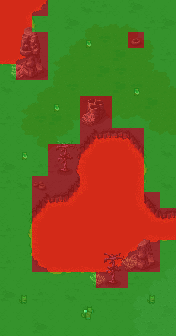

The image is a tile-based game level rendered from a .tmx file. Its description and complete source (layers, tilesets, objects, tile grids) follow:
An orthogonal 11x21 tile map with 16x16 px tiles, 7 tile layers (Tile Layer 4, Tile Layer 5, Tile Layer 6, Tile Layer 7, ...).

<map version="1.5" tiledversion="2021.02.15" orientation="orthogonal" renderorder="left-down" width="11" height="21" tilewidth="16" tileheight="16" infinite="0" nextlayerid="14" nextobjectid="1">
 <tileset firstgid="1" source="../world_tiles/tileset.tsx" />
 <layer id="10" name="Tile Layer 4" width="11" height="21">
  <data encoding="csv">
12612,12201,12202,12809,12809,12809,12809,12809,12809,12809,12809,
12612,12301,12302,12809,12809,12809,12809,12809,12809,12809,12809,
12614,12401,12402,12809,12809,12809,12809,12809,12809,12809,12809,
12714,12715,12716,12809,12809,12809,12809,12809,12809,12809,12809,
12814,12815,12816,12809,12809,12809,12809,12809,12809,12809,12809,
12809,12809,12809,12809,12809,12809,12809,12809,12809,12809,12809,
12809,12809,12809,12809,12809,12809,12809,12809,12809,12809,12809,
12809,12809,12809,12809,12809,12809,12809,12809,12809,12809,12809,
12809,12809,12809,12809,12109,12110,12111,12114,12115,12116,12809,
12809,12809,12809,12809,12209,12210,12211,12214,12215,12216,12809,
12809,12809,12809,12809,12309,12310,12612,12612,12315,12316,12809,
12809,12809,12109,12706,12707,12708,12612,12612,12601,12602,12809,
12809,12109,12110,12111,12807,12808,12612,12612,12701,12702,12703,
12809,12209,12210,12211,12612,12612,12612,12612,12801,12802,12803,
12809,12309,12310,12612,12612,12612,12612,12101,12102,12103,12104,
12809,12609,12610,12611,12612,12613,12614,12201,12202,12203,12204,
12809,12709,12710,12711,12712,12713,12714,12715,12716,12809,12809,
12809,12809,12810,12811,12812,12813,12814,12815,12816,12809,12809,
12809,12809,12809,12809,12809,12809,12809,12809,12809,12809,12809,
12809,12809,12809,12809,12809,12809,12809,12809,12809,12809,12809,
12809,12809,12809,12809,12809,12809,12809,12809,12809,12809,12809
</data>
 </layer>
 <layer id="11" name="Tile Layer 5" width="11" height="21">
  <data encoding="csv">
0,0,0,0,0,12830,12927,0,12828,0,0,
0,0,0,0,12828,12751,12752,12753,12754,12927,12828,
0,0,0,0,12850,12851,13027,12853,12854,12855,0,
0,0,0,12850,12851,12951,13052,13128,12954,12955,12927,
0,0,12927,12950,12951,13052,13128,13027,13052,12854,12855,
12830,0,12751,12851,13027,13052,13052,13128,13027,13052,12854,
0,12850,12851,13052,13052,13027,13153,13152,13153,13128,13052,
12927,12950,13027,13128,13154,13252,13253,13252,13253,13151,13152,
0,13150,13151,13154,13155,0,0,0,0,13251,13252,
0,13250,13251,13254,13255,0,0,0,0,0,12830,
12828,0,12927,12927,0,0,0,0,0,0,0,
12927,12830,0,0,0,0,0,0,0,0,12830,
0,0,0,0,0,0,0,0,0,0,0,
0,0,0,0,0,0,0,0,0,0,0,
12927,0,0,0,0,0,0,0,0,0,0,
0,0,0,0,0,0,0,0,0,0,0,
12927,0,0,0,0,0,0,0,0,12138,12139,
0,0,0,0,0,0,0,0,12927,12238,12239,
12828,0,12927,0,12830,12223,12927,12927,12238,12239,12339,
0,0,0,0,0,12828,12223,0,12338,12339,12328,
0,0,12828,0,0,0,0,0,12438,12328,12440
</data>
 </layer>
 <layer id="12" name="Tile Layer 6" width="11" height="21">
  <data encoding="csv">
0,0,0,0,0,0,0,0,0,0,0,
0,12873,12874,0,0,0,0,0,0,0,0,
0,12973,12974,0,0,0,0,0,0,0,0,
0,13073,13074,0,0,0,0,0,0,0,0,
0,13173,13174,0,0,0,0,0,0,0,0,
0,0,0,0,0,0,0,0,0,0,0,
0,0,0,0,0,12359,12360,0,0,0,0,
0,0,0,0,0,12459,12460,0,0,0,0,
0,0,0,12863,12864,0,0,0,0,0,0,
0,0,0,12963,12964,0,0,0,0,0,0,
0,0,0,13063,13064,0,0,0,0,0,0,
0,0,0,0,0,0,0,0,0,0,0,
0,0,0,0,0,0,0,0,0,0,0,
0,0,0,0,0,0,0,0,0,0,0,
0,0,0,0,0,0,0,0,12370,12371,0,
0,0,0,0,0,0,12863,12864,12470,12471,0,
0,0,0,0,0,0,12963,12964,12570,12571,0,
0,0,0,0,0,0,13063,13064,0,0,0,
0,0,0,0,0,0,0,0,0,0,0,
0,0,0,0,0,0,0,0,0,0,0,
0,0,0,0,0,0,0,0,0,0,0
</data>
 </layer>
 <layer id="13" name="Tile Layer 7" width="11" height="21">
  <data encoding="csv">
0,0,0,0,0,0,0,0,0,0,0,
0,0,0,0,0,0,0,0,0,0,0,
0,0,0,0,0,0,0,0,0,0,0,
0,0,0,0,0,0,0,0,0,0,0,
13468,13469,0,0,0,0,0,0,0,0,0,
0,0,0,0,0,0,0,0,0,0,0,
0,0,0,0,0,0,0,0,0,0,0,
0,0,0,0,0,13460,0,0,0,0,0,
0,0,0,0,0,0,0,0,0,0,0,
0,0,0,0,0,0,0,0,0,0,0,
0,0,0,0,0,0,0,0,0,0,0,
0,0,0,0,0,0,0,0,0,0,0,
0,0,0,0,0,0,0,0,0,0,0,
0,0,0,0,0,0,0,0,0,0,0,
0,0,0,0,0,0,0,0,0,0,0,
0,0,0,0,0,0,0,0,0,0,0,
0,0,0,0,0,0,0,13564,13565,0,0,
0,0,0,0,0,13564,13565,0,0,0,0,
0,0,0,0,0,0,0,0,0,0,0,
0,0,0,0,0,0,0,0,0,0,0,
0,0,0,0,0,0,0,0,0,0,0
</data>
 </layer>
 <layer id="7" name="anim" width="11" height="21">
  <data encoding="csv">
0,0,0,0,0,0,0,0,0,0,0,
0,0,0,0,0,0,0,0,0,0,0,
0,0,0,0,0,0,0,0,15428,0,0,
0,0,0,0,0,0,0,0,0,0,0,
0,0,0,0,0,0,0,0,0,0,0,
0,0,0,0,0,0,0,0,0,0,0,
0,0,0,0,0,0,0,0,0,0,0,
0,0,0,0,0,0,0,0,0,0,0,
0,0,0,0,0,0,0,0,0,0,0,
0,0,0,0,0,0,0,0,0,0,0,
0,0,0,0,0,0,0,0,0,0,0,
0,0,15429,0,0,0,0,0,0,0,0,
0,0,0,0,0,0,0,0,0,0,0,
0,0,0,0,0,0,0,0,0,0,0,
0,0,0,0,0,0,0,0,0,0,0,
0,0,0,0,0,0,0,0,0,0,0,
0,0,0,0,0,0,0,0,0,0,0,
0,0,0,0,0,0,0,0,0,0,0,
0,0,0,0,0,0,0,0,0,0,0,
0,0,0,0,0,0,0,0,0,0,0,
0,0,0,0,0,0,0,0,0,0,0
</data>
 </layer>
 <layer id="8" name="characters" width="11" height="21">
  <data encoding="csv">
0,0,0,0,0,0,0,0,0,0,0,
0,0,0,0,0,0,0,0,0,0,0,
0,0,0,0,0,15406,0,0,0,0,0,
0,0,0,0,0,0,0,0,0,0,0,
0,0,0,0,0,0,0,0,0,0,0,
0,0,0,0,0,0,0,0,15406,0,0,
0,0,0,15406,0,0,0,0,0,0,0,
0,0,0,0,0,0,0,0,0,0,0,
0,0,0,0,0,0,0,0,0,0,0,
0,15406,0,0,0,0,0,0,0,0,0,
0,0,0,0,0,0,0,0,0,0,0,
0,0,0,0,0,0,0,0,0,0,0,
0,0,0,0,0,0,0,0,0,0,0,
0,0,0,0,0,0,0,0,0,0,0,
0,0,0,0,0,0,0,0,0,0,0,
0,0,0,0,0,0,0,0,0,0,0,
0,0,0,0,0,0,0,0,0,0,0,
0,0,0,0,0,0,0,0,0,0,0,
0,15606,0,0,0,0,0,0,0,15606,0,
0,0,0,0,0,15806,0,0,0,0,0,
0,0,0,0,0,0,0,0,0,0,0
</data>
 </layer>
 <layer id="9" name="walkable" width="11" height="21">
  <data encoding="csv">
15437,15437,15437,15537,15537,15537,15537,15537,15537,15537,15537,
15437,15437,15537,15537,15537,15537,15537,15537,15537,15537,15537,
15437,15437,15437,15537,15537,15537,15537,15537,15437,15537,15537,
15437,15437,15437,15537,15537,15537,15537,15537,15537,15537,15537,
15537,15437,15437,15537,15537,15537,15537,15537,15537,15537,15537,
15537,15537,15537,15537,15537,15537,15537,15537,15537,15537,15537,
15537,15537,15537,15537,15537,15437,15437,15537,15537,15537,15537,
15537,15537,15537,15537,15537,15437,15437,15537,15537,15537,15537,
15537,15537,15537,15537,15537,15437,15437,15437,15437,15537,15537,
15537,15537,15537,15437,15437,15437,15437,15437,15437,15537,15537,
15537,15537,15537,15437,15437,15437,15437,15437,15437,15537,15537,
15537,15537,15437,15437,15437,15437,15437,15437,15437,15537,15537,
15537,15537,15437,15437,15437,15437,15437,15437,15437,15437,15537,
15537,15537,15437,15437,15437,15437,15437,15437,15437,15437,15437,
15537,15537,15437,15437,15437,15437,15437,15437,15437,15437,15437,
15537,15537,15437,15437,15437,15437,15437,15437,15437,15437,15537,
15537,15537,15437,15437,15437,15437,15437,15437,15437,15437,15537,
15537,15537,15537,15537,15537,15537,15437,15437,15537,15537,15537,
15537,15537,15537,15537,15537,15537,15537,15537,15537,15537,15537,
15537,15537,15537,15537,15537,15537,15537,15537,15537,15537,15537,
15537,15537,15537,15537,15537,15537,15537,15537,15537,15537,15537
</data>
 </layer>
</map>
